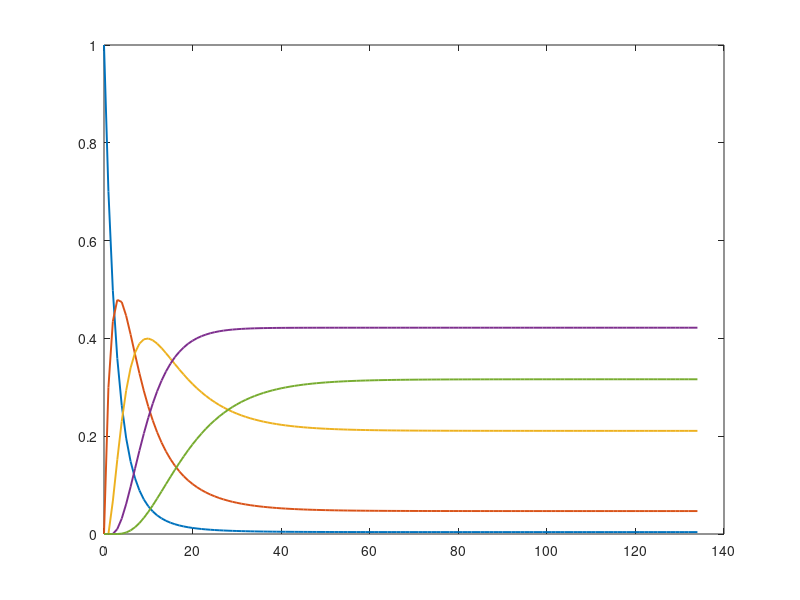

MATLAB code for this plot: (Note: this script raises an error after producing the figure.)
clear; clc;

a = 0.3;
b = 0.1;

P = zeros(5);
for k = 0:4
    if k < 4
        P(k+1,k+2) = a*(4-k)/4;
    end
    if k > 0
        P(k+1,k) = b*k/4;
    end
    P(k+1,k+1) = 1 - sum(P(k+1,:));
end

A = P' - eye(5);
A(end,:) = ones(1,5);
rhs = [0; 0; 0; 0; 1];
pi = (A \ rhs)';

theta = a/(a+b);
piBin = zeros(1,5);
for k = 0:4
    piBin(k+1) = nchoosek(4,k)*theta^k*(1-theta)^(4-k);
end

disp('Stationary distribution:')
disp(pi)
fprintf('Difference from binomial formula: %.3e\n', ...
    max(abs(pi-piBin)));

Q = [1 0 0 0 0];
err = max(abs(Q-pi));
n = 0;

while err(end) >= 1e-6
    Q(end+1,:) = Q(end,:)*P;
    n = n+1;
    err(end+1,1) = max(abs(Q(end,:)-pi));
end

fprintf('Smallest n: %d\n', n);
fprintf('Error at n-1: %.12e\n', err(end-1));
fprintf('Error at n:   %.12e\n', err(end));

moduli = sort(abs(eig(P)), 'descend');
fprintf('Second largest eigenvalue modulus: %.12f\n', moduli(2));

figure;
h = plot(0:n, Q, 'LineWidth', 1.4);
hold on;
for k = 1:5
    yline(pi(k), '--', 'Color', h(k).Color, ...
        'HandleVisibility', 'off');
end
xlabel('n');
ylabel('Probability');
title('a = 0.3, b = 0.1');
legend('q_n(0)', 'q_n(1)', 'q_n(2)', 'q_n(3)', 'q_n(4)', ...
    'Location', 'best');
grid on;
